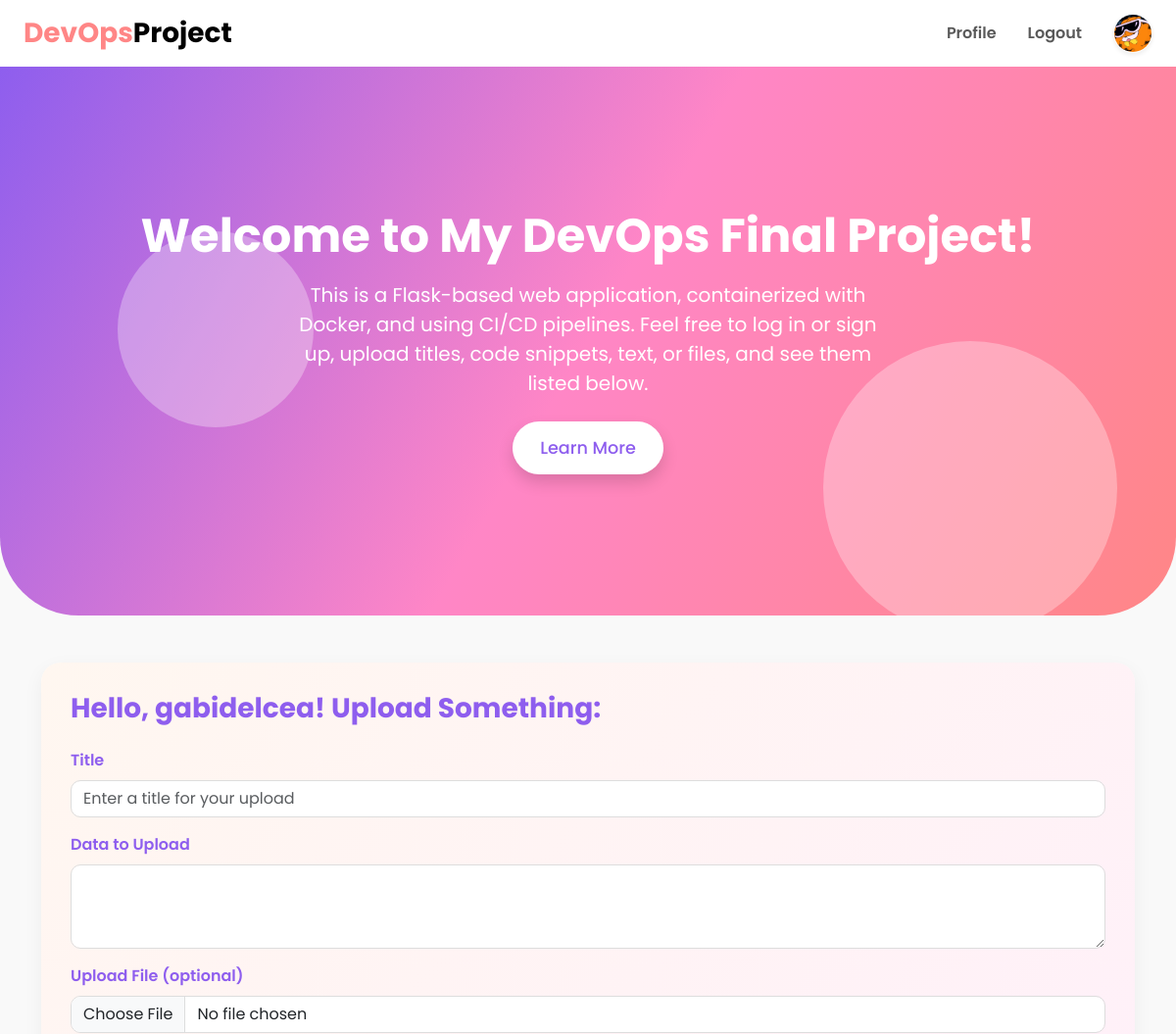
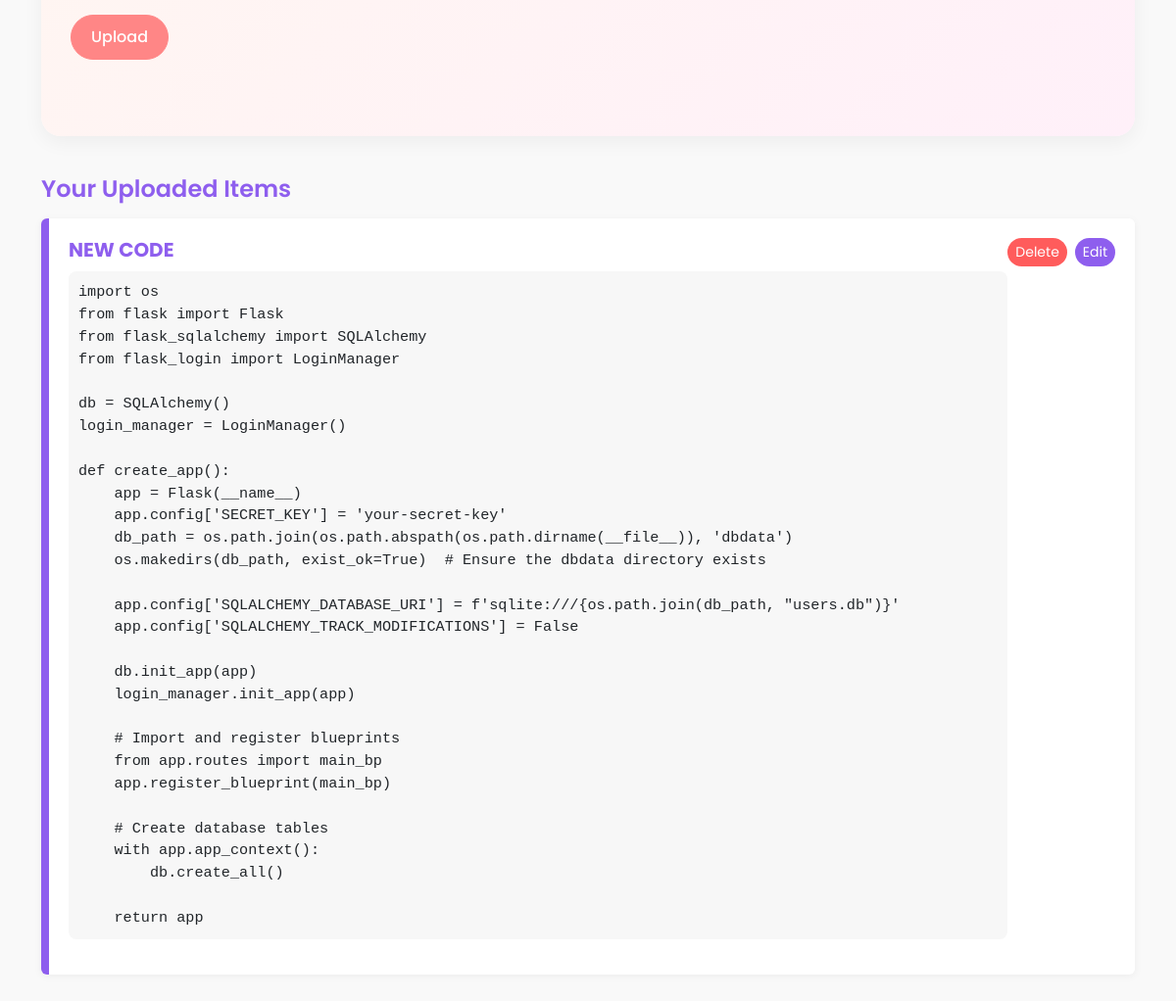
Screenshot of / (signed in) with the database file from the repository (2 pictures, top to bottom).
### app/models.py (models this page shows)
class User(db.Model, UserMixin):
    id = db.Column(db.Integer, primary_key=True)
    username = db.Column(db.String(100), unique=True, nullable=False)
    password = db.Column(db.String(100), nullable=False)
    avatar_filename = db.Column(
        db.String(300),
        nullable=True)  # New field for PFP

class Item(db.Model):
    id = db.Column(db.Integer, primary_key=True)
    user_id = db.Column(db.Integer, db.ForeignKey('user.id'))
    title = db.Column(db.String(100), nullable=True)  # New title field
    data = db.Column(db.String(300))     # Text data
    filename = db.Column(db.String(300))  # Uploaded file name (if any)
    user = db.relationship('User', backref='items', lazy=True)

### app/routes.py (the view)
@main_bp.route('/')
def home():
    if current_user.is_authenticated:
        items = Item.query.filter_by(user_id=current_user.id).all()
        return render_template('home.html', items=items)
    return redirect(url_for('main.login'))

### app/routes.py (called while the page is built)
@login_manager.user_loader
def load_user(user_id):
    return User.query.get(int(user_id))

### app/templates/home.html (shortened to what this page needs)
{% extends 'base.html' %}
{% block content %}
<div class="hero-section d-flex align-items-center justify-content-center flex-column p-5">
  <div class="text-center animate__animated animate__fadeInDown" style="position: relative; z-index:2;">
    <h1 class="display-4 fw-bold mb-3">Welcome to My DevOps Final Project!</h1>
    <p class="mb-4 fs-5">
      This is a Flask-based web application, containerized with Docker, and using CI/CD pipelines.
      Feel free to log in or sign up, upload titles, code snippets, text, or files, and see them listed below.
    </p>
    <a href="#" class="btn btn-primary btn-lg custom-btn shadow animate__animated animate__pulse animate__infinite">
      Learn More
    </a>
  </div>
</div>
<div class="container my-5 animate__animated animate__fadeInUp">
  {% if current_user.is_authenticated %}
    <div class="upload-section animate__animated animate__fadeInUp">
      <h3 class="mb-4">Hello, {{ current_user.username }}! Upload Something:</h3>
      <form method="POST" action="{{ url_for('main.upload') }}" enctype="multipart/form-data" class="mb-5 animate__animated animate__zoomIn">
        <div class="mb-3">
          <label for="title" class="form-label fw-semibold">Title</label>
          <input class="form-control" type="text" name="title" id="title" placeholder="Enter a title for your upload" />
        </div>
        <div class="mb-3">
          <label for="data" class="form-label fw-semibold">Data to Upload</label>
          <textarea class="form-control" id="data" name="data" rows="3"></textarea>
        </div>
        <div class="mb-3">
          <label for="file" class="form-label fw-semibold">Upload File (optional)</label>
          <input class="form-control" type="file" name="file" id="file" />
        </div>
        <button class="btn btn-success" type="submit">Upload</button>
      </form>
    </div>
    {% if items %}
      <h4 class="mb-3 animate__animated animate__fadeInDown">Your Uploaded Items</h4>
      <ul class="list-group">
        {% for item in items %}
          <li class="list-group-item d-flex justify-content-between align-items-start flex-column flex-sm-row animate__animated animate__fadeInUp item-row" data-item-id="{{ item.id }}">
            <div class="mb-2 mb-sm-0" style="flex: 1;">
              {% if item.title %}
                <h5 class="fw-bold">{{ item.title }}</h5>
              {% endif %}
              {% if item.data %}
                <pre>{{ item.data }}</pre>
              {% endif %}
            </div>
            <div class="d-flex gap-2">
              <button class="btn btn-sm btn-danger delete-btn" data-item-id="{{ item.id }}">Delete</button>
              <a href="{{ url_for('main.edit_item', item_id=item.id) }}" class="btn btn-sm btn-primary">Edit</a>
            </div>
          </li>
        {% endfor %}
      </ul>
    {% endif %}
  {% else %}
    <p class="fs-5 text-muted">
      Please <a href="{{ url_for('main.login') }}">login</a> or <a href="{{ url_for('main.signup') }}">sign up</a> to see your items.
    </p>
  {% endif %}
</div>
{% endblock %}

### app/templates/base.html (shortened to what this page needs)
<!DOCTYPE html>
<html lang="en">
<head>
  <link rel="stylesheet" href="https://cdn.jsdelivr.net/npm/bootstrap@5.3.0/dist/css/bootstrap.min.css">
  <link rel="stylesheet" href="https://cdnjs.cloudflare.com/ajax/libs/animate.css/4.1.1/animate.min.css"/>
  <link rel="stylesheet" href="{{ url_for('static', filename='css/styles.css') }}">
</head>
<body style="font-family: 'Poppins', sans-serif; background: #f9f9f9;">
  <nav class="navbar navbar-expand-lg navbar-light bg-white shadow-sm px-4 animate__animated animate__fadeInDown">
    <a class="navbar-brand fs-3 fw-bold" href="{{ url_for('main.home') }}">
      <span style="color: #ff8686;">DevOps</span>Project
    </a>
    <div class="collapse navbar-collapse justify-content-end" id="navbarSupportedContent">
      <ul class="navbar-nav align-items-center">
        {% if current_user.is_authenticated %}
        <li class="nav-item mx-2">
          <a class="nav-link fw-semibold" href="{{ url_for('main.profile') }}">Profile</a>
        </li>
        <li class="nav-item mx-2">
          <a class="nav-link fw-semibold" href="{{ url_for('main.logout') }}">Logout</a>
        </li>
        <li class="nav-item ms-3">
          {% if current_user.avatar_filename %}
          <img src="{{ url_for('main.uploaded_file', filename=current_user.avatar_filename) }}"
               alt="Profile Picture" width="40" height="40"
               class="rounded-circle border border-light shadow-sm">
          {% else %}
          <img src="{{ url_for('static', filename='css/default-avatar.png') }}"
               alt="Default Avatar" width="40" height="40"
               class="rounded-circle border border-light shadow-sm">
          {% endif %}
        </li>
        {% endif %}
      </ul>
    </div>
  </nav>
  {% block content %}{% endblock %}
</body>
</html>

### app/static/css/styles.css (style rules this page uses)
body { font-family: 'Poppins', sans-serif; background: #f9f9f9; margin: 0; padding: 0; color: #333; }
a { color: #333; text-decoration: none; }
.hero-section { width: 100%; min-height: 70vh; background: linear-gradient(120deg, #8e5eee 0%, #ff86c6 50%, #ff8686 100%); color: #fff; text-align: center; padding: 80px 20px; position: relative; border-bottom-left-radius: 80px; border-bottom-right-radius: 80px; overflow: hidden; }
.hero-section::before, .hero-section::after { content: ''; position: absolute; border-radius: 50%; z-index: 1; opacity: 0.3; }
.hero-section::before { width: 200px; height: 200px; background: #ffffff; top: 30%; left: 10%; animation: floatHero 6s ease-in-out infinite; }
.hero-section::after { width: 300px; height: 300px; background: #ffffff; top: 50%; right: 5%; animation: floatHero 7s ease-in-out infinite alternate; }
.hero-section h1 { font-size: 3rem; font-weight: 700; margin-bottom: 20px; }
.hero-section p { font-size: 1.2rem; max-width: 600px; margin: 0 auto; margin-bottom: 30px; }
.custom-btn { background: #ffffff; color: #8e5eee; border: none; padding: 14px 28px; font-size: 1.1rem; border-radius: 50px; transition: all 0.3s ease; font-weight: 500; margin: 0 10px; }
.upload-section { background: linear-gradient(135deg, #fff7f0 0%, #fff0f9 100%); border-radius: 20px; box-shadow: 0 6px 20px rgba(0,0,0,0.05); padding: 30px; margin-bottom: 40px; }
.upload-section h3 { color: #8e5eee; font-weight: 700; }
.form-label { font-weight: 600; color: #8e5eee; }
.form-control { border-radius: 10px; border: 1px solid #ddd; }
.btn-success { background-color: #ff8686 !important; border-color: #ff8686 !important; transition: all 0.3s ease; font-weight: 500; border-radius: 50px !important; padding: 10px 20px; }
.list-group-item { background: #ffffff; border: none; border-left: 8px solid #8e5eee; border-radius: 10px; margin-bottom: 15px; box-shadow: 0 2px 8px rgba(0,0,0,0.05); transition: all 0.2s ease; padding: 20px; }
.list-group-item h5 { font-weight: 700; color: #8e5eee; margin-bottom: 10px; }
.list-group-item pre { background: #f7f7f7; padding: 10px; border-radius: 8px; font-size: 0.95rem; }
.btn-sm.btn-danger { background: #ff5c5c !important; border: none; border-radius: 20px; transition: background 0.3s ease; }
.btn-sm.btn-primary { background: #8e5eee !important; border: none; border-radius: 20px; }
h4 { color: #8e5eee; font-weight: 600; }
.item-row { --animate-duration: 0.7s; }
.navbar-brand span { color: #ff5c5c; }

### rows the page displays
User: avatar_filename (picture), username "gabidelcea"
Item: title "NEW CODE", data "import os from flask import Flask from flask_sqlalchemy import SQLAlchemy from flask_login import LoginManager db = SQLAlchemy() login_manager = LoginManager() def create_app(): app = Flask(__name__) app.config['SECRET_KEY'] = 'your-secret-key' db_path = os.path.join(os.path.abspath(os.path.dirname(__file__)), 'dbdata') os.makedirs(db_path, exist_ok=True) # Ensure the dbdata directory exists app.config['SQLALCHEMY_DATABASE_URI'] = f'sqlite:///{os.path.join(db_path, \"users.db\")}' app.config['SQLALCHEMY_TRACK_MODIFICATIONS'] = False db.init_app(app) login_manager.init_app(app) # Import and register blueprints from app.routes import main_bp app.register_blueprint(main_bp) # Create database…"
